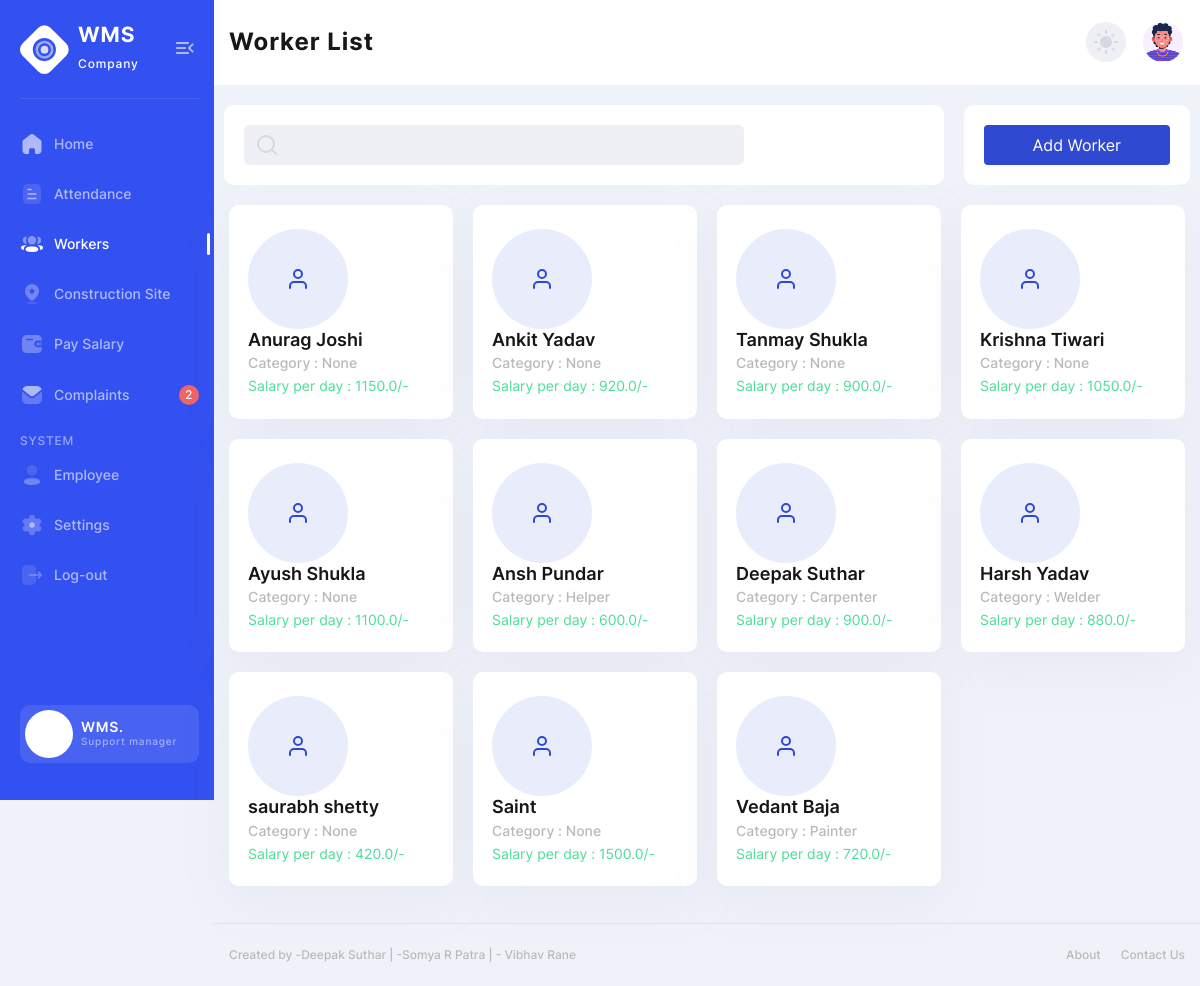
/workers (signed in), run on an earlier commit of the app's database.
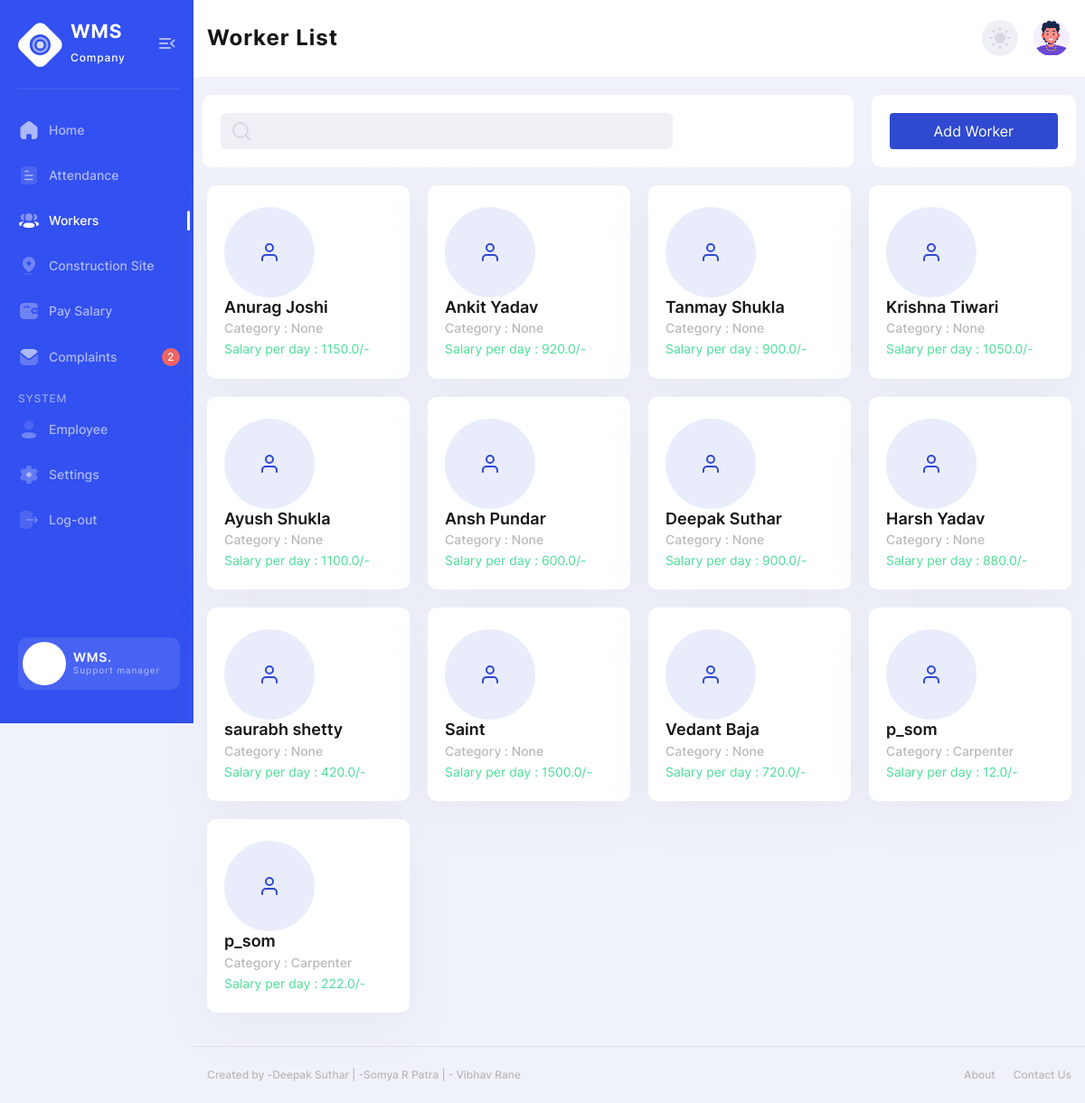
And on a later commit of the database.
### admpage/models.py (models this page shows)
class Worker(models.Model):
    CATE = (
        ('Carpenter','Carpenter'),
        ('Helper','Helper'),
        ('Electrician','Electrician'),
        ('Plasterer','Plasterer'),
        ('Welder','Welder'),
        ('Plumber','Plumber'),
        ('Glazier','Glazier'),
        ('Mason','Mason'),
        ('Concrete Finisher','Concrete Finisher'),
        ('Painter','Painter'),
        ('Other','Other'),
    )
    lsd = models.DateTimeField(auto_now_add=True,null=True)
    category = models.CharField(max_length=20,null=True,choices=CATE)
    name = models.CharField(max_length=20,null=True)
    spd = models.FloatField(null=True)
    age = models.CharField(max_length=20,null=True)
    wadd = models.CharField(max_length=200,null=True)
    sdate = models.DateTimeField(auto_now_add=True,null=True)
    wcontact = models.CharField(max_length=20,null=True)
    def __str__(self):
        return self.name

### admpage/views.py (the view, shortened to what this page needs)
@login_required(login_url='emplog')
def workers(request):
    work = Worker.objects.all()
    mfil = workfilter(request.GET, queryset=work)
    work = mfil.qs
    form = workForm()
    cont = {'work':work, 'mfil':mfil,'form':form}
    return render(request, "workers.html",cont)

### admpage/forms.py
class workForm(ModelForm):
    class Meta:
        model = Worker
        fields ='__all__'

### templates/workers.html (shortened to what this page needs)
{% load static %}
<!DOCTYPE html>
<html lang="en">
<head>
  <link rel="stylesheet" href="{% static 'css/style.css' %}">
</head>
<body>
<div class="page-flex">
  <aside class="sidebar">
    <div class="sidebar-start">
        <div class="sidebar-head">
            <a href="/" class="logo-wrapper" title="Home">
                <span class="icon logo" aria-hidden="true"></span>
                <div class="logo-text">
                    <span class="logo-title">WMS</span>
                    <span class="logo-subtitle">Company</span>
                </div>
            </a>
            <button class="sidebar-toggle transparent-btn" title="Menu" type="button">
                <span class="icon menu-toggle" aria-hidden="true"></span>
            </button>
        </div>
        <div class="sidebar-body">
            <ul class="sidebar-body-menu">
                <li>
                    <a class=" " href="/home"><span class="icon home" aria-hidden="true"></span>Home</a>
                </li>
                <li>
                    <a class=" " href="/attendance">
                        <span class="icon document" aria-hidden="true"></span>Attendance
                    </a>
                </li>
                <li>
                    <a class="active" href="/workers">
                        <span class="icon user-3" aria-hidden="true"></span>Workers
                    </a>
                </li>
                <li>
                    <a class=" " href="/construction">
                        <span class="icon location" aria-hidden="true"></span>Construction Site
                    </a>
                </li>
                <li>
                    <a class=" " href="/paysalary">
                        <span class="icon wallet" aria-hidden="true"></span>Pay Salary
                    </a>
                </li>
                <li>
                    <a class=" " href="/complaints">
                        <span class="icon message" aria-hidden="true"></span>Complaints
                    </a>
                    <span class="msg-counter">2</span>
                </li>
            </ul>
            <span class="system-menu__title">system</span>
            <ul class="sidebar-body-menu">
                <li>
                  <a class=" " href="/empreg">
                    <span class="icon profile" aria-hidden="true"></span>Employee
                </a>
                </li>
                <li>
                    <a href="##"><span class="icon setting" aria-hidden="true"></span>Settings</a>
                </li>
                <li>
                  <a href="{% url 'logout' %}"><span class="icon log-out" aria-hidden="true"></span>Log-out</a>
                </li>
            </ul>
        </div>
    </div>
    <div class="sidebar-footer">
        <a href="##" class="sidebar-user">
            <span class="sidebar-user-img">
            </span>
            <div class="sidebar-user-info">
                <span class="sidebar-user__title">WMS.</span>
                <span class="sidebar-user__subtitle">Support manager</span>
            </div>
        </a>
    </div>
</aside>
  <div class="main-wrapper">
    <nav class="main-nav--bg">
  <div class="container main-nav">
    <div class="main-nav-start">
        <h2 class="main-title">Worker List</h2>
    </div>
    <div class="main-nav-end">
      <button class="theme-switcher gray-circle-btn" type="button" title="Switch theme">
        <i class="sun-icon" data-feather="sun" aria-hidden="true"></i>
      </button>
      <div class="nav-user-wrapper">
        <button href="##" class="nav-user-btn dropdown-btn" title="My profile" type="button">
          <span class="nav-user-img">
            <picture><source srcset="{% static 'img/avatar/avatar-illustrated-02.webp' %}" type="image/webp"><img src="{% static 'img/avatar/avatar-illustrated-02.png' %}" alt="User name"></picture>
          </span>
        </button>
      </div>
    </div>
  </div>
</nav>
    <main class="main users chart-page" id="skip-target">
      <div class="container" id="blur">
        <div class="row">
          <div class="col-lg-9">
            <article class="white-block">
              <div class="search-wrapper">
                <form method="get">
                  {{mfil.form.name}}
                  <i data-feather="search" aria-hidden="true"></i>
                </form>
              </div>
            </article>
          </div>
          <div class="col-lg-3">
              <article class="white-block">
                <button class="btn primary-default-btn transparent-btn" onclick="toggle()">Add Worker</button>
              </article>
          </div>
        </div>
        <div class="row stat-cards-workers">
          {% for w in work %}
          <div class="col-md-6 col-xl-3">
            <a href="{% url 'worker_profile' w.id %}" >
            <article class="stat-cards-item-workers">
              <div class="stat-cards-icon-workers primary">
                <i data-feather="user" aria-hidden="true"></i>
              </div>
              <div class="stat-cards-info-workers">
                <p class="stat-cards-info__name-workers">{{w}}</p>
                <p class="stat-cards-info__title-workers">Category : {{w.category}}</p>
                <p class="stat-cards-info__progress"> <span class="stat-cards-info__profit success"> Salary per day : {{w.spd}}/-</span></p>
              </div>
            </article></a>
          </div>
            {% endfor %}
        </div>
      </div>
    </main>
    <footer class="footer">
  <div class="container footer--flex">
    <div class="footer-start">
      <p>Created by -Deepak Suthar | -Somya R Patra | - Vibhav Rane</p>
    </div>
    <ul class="footer-end">
      <li><a href="##">About</a></li>
      <li><a href="##">Contact Us</a></li>
    </ul>
  </div>
</footer>
  </div>
</div>
</body>
</html>

What changed in the data, as far as the page shows it:
changed Worker "Ansh Pundar": category "Helper" → "None"
changed Worker "Deepak Suthar": category "Carpenter" → "None"
changed Worker "Harsh Yadav": category "Welder" → "None"
changed Worker "Vedant Baja": category "Painter" → "None"
added Worker: name "p_som", category "Carpenter", spd "12.0"
added Worker: name "p_som", category "Carpenter", spd "222.0"
